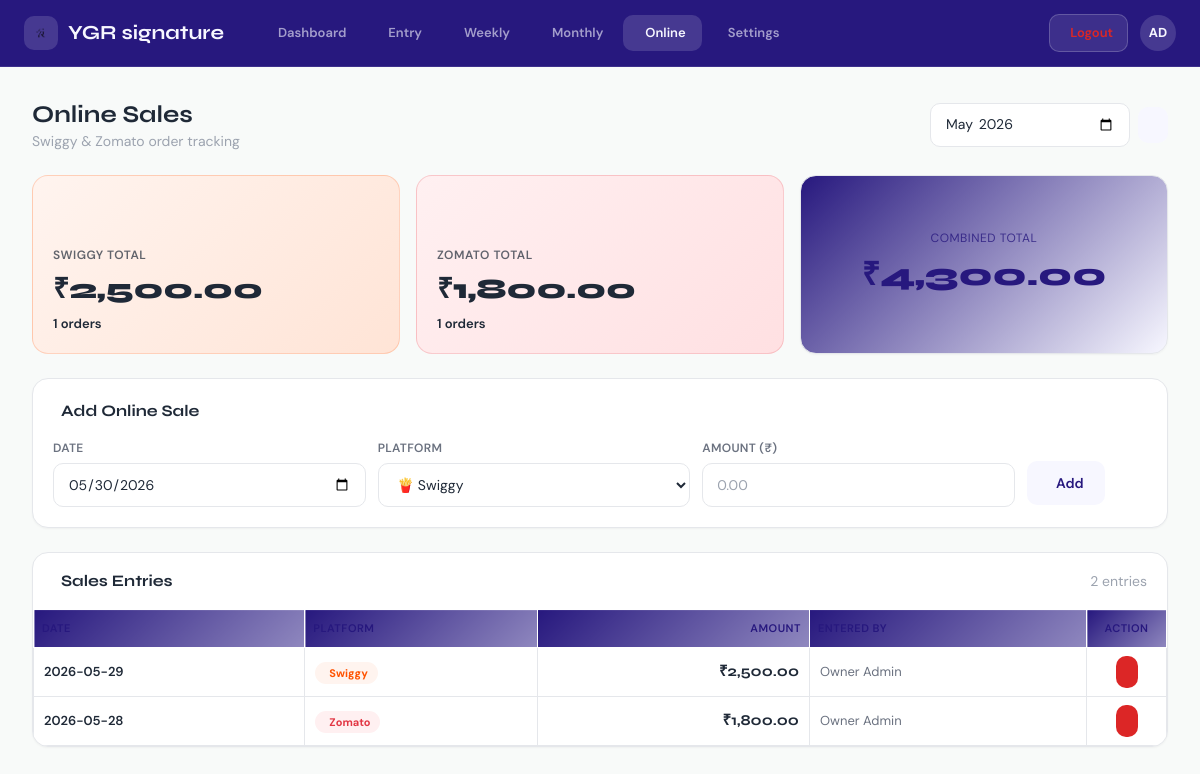
Screenshot of /pages/online_sales.php (signed in) with the database file from the repository.
### tables this page shows
CREATE TABLE IF NOT EXISTS online_sales (
  id INT PRIMARY KEY AUTO_INCREMENT,
  branch_id INT NOT NULL,
  sale_date DATE NOT NULL,
  platform ENUM('Swiggy','Zomato') NOT NULL,
  amount DECIMAL(10,2) NOT NULL,
  entered_by INT,
  created_at TIMESTAMP DEFAULT CURRENT_TIMESTAMP,
  FOREIGN KEY (branch_id) REFERENCES branches(id)
);

CREATE TABLE IF NOT EXISTS users (
  id INT PRIMARY KEY AUTO_INCREMENT,
  branch_id INT,
  name VARCHAR(100) NOT NULL,
  username VARCHAR(50) UNIQUE NOT NULL,
  password VARCHAR(255) NOT NULL,
  role ENUM('owner','branch_admin','staff') NOT NULL,
  is_active TINYINT DEFAULT 1,
  allowed_categories VARCHAR(50) DEFAULT 'all',
  totp_secret VARCHAR(255) DEFAULT NULL,
  created_at TIMESTAMP DEFAULT CURRENT_TIMESTAMP,
  FOREIGN KEY (branch_id) REFERENCES branches(id)
);

### pages/online_sales.php (the view, shortened to what this page needs)
<?php
require_once '../config/db.php';
$branch_id = $_SESSION['branch_id'];
$month = isset($_GET['month']) ? $_GET['month'] : date('Y-m');
$stmt = $pdo->prepare("
    SELECT os.*, u.name as user_name
    FROM online_sales os
    LEFT JOIN users u ON os.entered_by = u.id
    WHERE os.branch_id = ? AND DATE_FORMAT(os.sale_date, '%Y-%m') = ?
    ORDER BY os.sale_date DESC
");
$stmt->execute([$branch_id, $month]);
$entries = $stmt->fetchAll();
$swiggy_total = 0;
$zomato_total = 0;
foreach ($entries as $e) {
    if ($e['platform'] == 'Swiggy') $swiggy_total += $e['amount'];
    if ($e['platform'] == 'Zomato') $zomato_total += $e['amount'];
}
?><!DOCTYPE html>
<html lang="en">
<head>
    <script src="https://cdn.tailwindcss.com"></script>
    <link rel="stylesheet" href="https://cdn.jsdelivr.net/npm/@tabler/icons-webfont@latest/tabler-icons.min.css">
    <link rel="stylesheet" href="<?php echo BASE_URL; ?>assets/css/premium.css">
</head>
<body>
    <div class="top-header">
        <div class="header-left">
            <div class="header-brand">
                <div class="header-brand-icon"><img src="../assets/img/logo.png" alt="YGR" style="height:28px;width:auto;filter:brightness(0)"></div>
                YGR signature
            </div>
            <nav class="header-center">
                <a href="dashboard.php" class="nav-link"><i class="ti ti-layout-dashboard"></i> Dashboard</a>
                <a href="daily_entry.php" class="nav-link"><i class="ti ti-pencil-plus"></i> Entry</a>
                <a href="weekly_report.php" class="nav-link"><i class="ti ti-file-analytics"></i> Weekly</a>
                <a href="monthly_report.php" class="nav-link"><i class="ti ti-calendar-stats"></i> Monthly</a>
                <a href="online_sales.php" class="nav-link active"><i class="ti ti-truck-delivery"></i> Online</a>
                <a href="settings.php" class="nav-link"><i class="ti ti-settings"></i> Settings</a>
            </nav>
        </div>
        <div class="header-right">
            <a href="<?php echo BASE_URL; ?>logout.php" class="header-btn">
                <i class="ti ti-logout"></i> <span>Logout</span>
            </a>
            <div class="avatar"><?php echo strtoupper(substr($_SESSION['username'] ?? 'U', 0, 2)); ?></div>
        </div>
    </div>
    <div class="content-area online-page">
        <div class="flex-between mb-xl" style="flex-wrap: wrap; gap: 12px;">
            <div>
                <h1 class="text-2xl font-bold" style="font-family:'Syne',sans-serif;">Online Sales</h1>
                <p class="text-muted text-sm">Swiggy & Zomato order tracking</p>
            </div>
            <form method="GET" style="display:flex; gap:8px; align-items:center;">
                <input type="month" name="month" value="<?= $month ?>" class="form-input" style="width: 200px;">
                <button type="submit" class="btn btn-primary btn-sm"><i class="ti ti-refresh"></i></button>
            </form>
        </div>
        <div class="grid grid-cols-1 md:grid-cols-3 gap-4 mb-xl">
            <div class="online-summary-card swiggy">
                <div class="online-summary-icon"><i class="ti ti-motorbike"></i></div>
                <div class="online-summary-label">Swiggy Total</div>
                <div class="online-summary-value">₹<?= number_format($swiggy_total, 2) ?></div>
                <div class="online-summary-orders"><?= count(array_filter($entries, fn($e) => $e['platform'] == 'Swiggy')) ?> orders</div>
            </div>
            <div class="online-summary-card zomato">
                <div class="online-summary-icon"><i class="ti ti-motorbike"></i></div>
                <div class="online-summary-label">Zomato Total</div>
                <div class="online-summary-value">₹<?= number_format($zomato_total, 2) ?></div>
                <div class="online-summary-orders"><?= count(array_filter($entries, fn($e) => $e['platform'] == 'Zomato')) ?> orders</div>
            </div>
            <div class="card flex-center" style="background:linear-gradient(135deg,#27187E,#F7F7FF);color:#27187E;">
                <div style="text-align:center;">
                    <div style="font-size:12px;opacity:0.8;text-transform:uppercase;letter-spacing:0.5px;">Combined Total</div>
                    <div style="font-family:'Syne',sans-serif;font-size:32px;font-weight:800;margin-top:4px;">₹<?= number_format($swiggy_total + $zomato_total, 2) ?></div>
                </div>
            </div>
        </div>
        <div class="card mb-xl">
            <div class="card-header">
                <span class="card-title"><i class="ti ti-plus-circle"></i> Add Online Sale</span>
            </div>
            <form id="onlineForm" method="POST" action="../api/save_online.php" class="entry-row">
                <div class="form-group">
                    <label class="form-label">Date</label>
                    <input type="date" name="sale_date" class="form-input" value="<?= date('Y-m-d') ?>" required>
                </div>
                <div class="form-group">
                    <label class="form-label">Platform</label>
                    <select name="platform" id="platformSelect" class="form-input" required>
                        <option value="Swiggy">🍟 Swiggy</option>
                    </select>
                </div>
                <div class="form-group">
                    <label class="form-label">Amount (₹)</label>
                    <input type="number" step="any" name="amount" class="form-input" placeholder="0.00" required>
                </div>
                <div class="form-group" style="flex: 0 0 auto;">
                    <button type="submit" class="btn btn-primary" style="margin-top: 20px;">
                        <i class="ti ti-plus"></i> Add
                    </button>
                </div>
            </form>
        </div>
        <div class="card" style="padding: 0; overflow: hidden;">
            <div class="card-header" style="padding: 16px 20px; margin-bottom: 0;">
                <span class="card-title"><i class="ti ti-table"></i> Sales Entries</span>
                <span class="text-muted text-sm"><?= count($entries) ?> entries</span>
            </div>
            <div class="table-container" style="border: none;">
                <table class="report-table" id="onlineTable">
                    <thead>
                        <tr>
                            <th style="text-align:left;">Date</th>
                            <th style="text-align:left;">Platform</th>
                            <th style="text-align:right;">Amount</th>
                            <th style="text-align:left;">Entered By</th>
                            <th style="text-align:center;width:80px;">Action</th>
                        </tr>
                    </thead>
                    <tbody>
                        <?php if (empty($entries)): ?>
                        <tr><td colspan="5" style="text-align:center;padding:40px;color:var(--text-muted);">No entries for this month</td></tr>
                        <?php else: ?>
                        <?php foreach ($entries as $entry): ?>
                        <tr>
                            <td style="text-align:left;font-weight:600;"><?= htmlspecialchars($entry['sale_date']) ?></td>
                            <td style="text-align:left;">
                                <span class="<?= $entry['platform'] === 'Swiggy' ? 'badge-swiggy' : 'badge-zomato' ?>">
                                    <i class="ti ti-motorbike"></i> <?= htmlspecialchars($entry['platform']) ?>
                                </span>
                            </td>
                            <td style="font-weight:700;font-family:'Syne',sans-serif;font-size:15px;">₹<?= number_format($entry['amount'], 2) ?></td>
                            <td style="text-align:left;color:var(--text-secondary);"><?= htmlspecialchars($entry['user_name'] ?? '—') ?></td>
                            <td style="text-align:center;">
                                <button class="btn btn-danger btn-xs" onclick="deleteEntry(<?= $entry['id'] ?>)">
                                </button>
                            </td>
                        </tr>
                        <?php endforeach; ?>
                        <?php endif; ?>
                    </tbody>
                </table>
            </div>
        </div>
    </div>
</body>
</html>

### pages/online_sales.php (style rules this page uses)
.online-page { max-width: 1200px; margin: 0 auto; min-height: calc(100vh - 80px); }
.entry-row { display: flex; align-items: center; gap: 12px; flex-wrap: wrap; }
.entry-row .form-group { margin-bottom: 0; flex: 1; min-width: 120px; }

### rows the page displays
online_sales: sale_date "2026-05-29", platform "Swiggy", amount "2,500.00", users.name "Owner Admin"
online_sales: sale_date "2026-05-28", platform "Zomato", amount "1,800.00", users.name "Owner Admin"

### other values shown
substr($_SESSION['username'] ?? 'U', 0, 2) "AD"
$swiggy_total "2,500.00"
count(array_filter($entries, fn($e) => $e['platform'] == 'Swiggy')) "1"
$zomato_total "1,800.00"
count(array_filter($entries, fn($e) => $e['platform'] == 'Zomato')) "1"
$swiggy_total + $zomato_total "4,300.00"
count($entries) "2"
